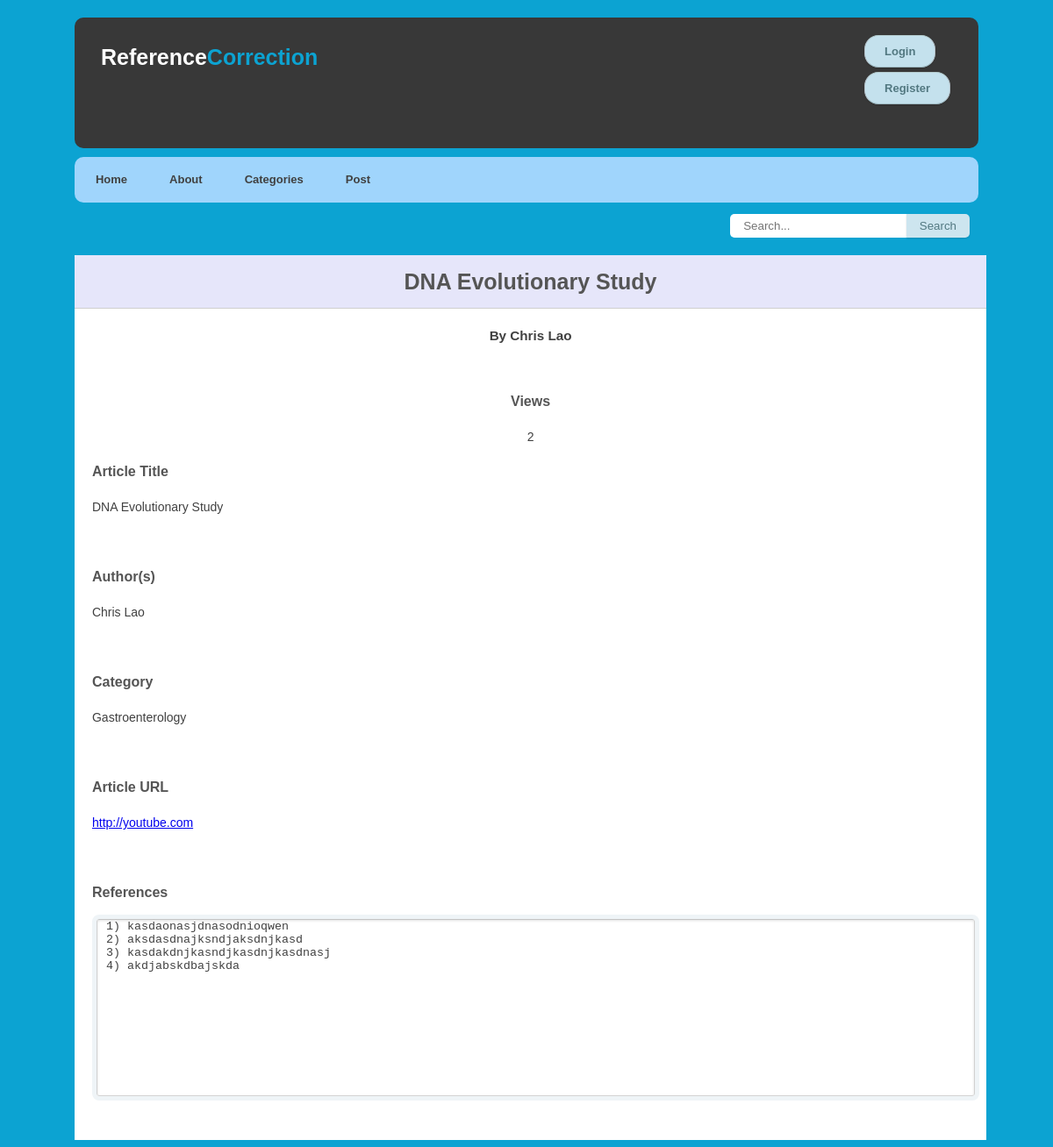
Screenshot of /post.php?id=3 with the database file from the repository.
### tables this page shows
CREATE TABLE `posts` (
  `id` int(11) NOT NULL AUTO_INCREMENT,
  `article_title` text NOT NULL,
  `article_url` text NOT NULL,
  `article_references` int(11) NOT NULL,
  `date` date NOT NULL,
  `views` int(11) NOT NULL DEFAULT '0',
  `category` text NOT NULL,
  `article_author` text NOT NULL,
  `author` int(11) NOT NULL,
  PRIMARY KEY (`id`),
  KEY `posts_ibfk_1` (`author`),
  KEY `posts_reference_id` (`article_references`),
  CONSTRAINT `posts_ibfk_1` FOREIGN KEY (`author`) REFERENCES `users` (`id`),
  CONSTRAINT `posts_reference_id` FOREIGN KEY (`article_references`) REFERENCES `reference` (`id`) ON DELETE CASCADE ON UPDATE CASCADE
);

CREATE TABLE `reference` (
  `id` int(11) NOT NULL AUTO_INCREMENT,
  `reference_text` text NOT NULL,
  `likes` int(11) NOT NULL DEFAULT '0',
  `dislikes` int(11) NOT NULL DEFAULT '0',
  `suggestions` int(11) DEFAULT NULL,
  PRIMARY KEY (`id`),
  KEY `suggestions` (`suggestions`),
  CONSTRAINT `reference_ibfk_1` FOREIGN KEY (`suggestions`) REFERENCES `suggestion_list` (`id`) ON UPDATE CASCADE
);

### post.php (the view, shortened to what this page needs)
<?php
include_once '/include/connection.php';
?>
<!DOCTYPE html>
<html>
<head>
    <link rel="stylesheet" type="text/css" href="/css/index.css">
</head>
<body>
    <div class="container">
        <?php
        include 'header.php';
        if (isset($_GET['id'])) {
            $stmt = $mysqli->prepare("SELECT posts.article_title, posts.article_author, posts.date, posts.category, posts.author, posts.article_references, posts.article_url, posts.views, users.username FROM posts LEFT JOIN users ON posts.author = users.id WHERE posts.id = ? LIMIT 1");
            $stmt->bind_param('i', $_GET['id']);
            $stmt->execute();
            $stmt->store_result();
            $stmt->bind_result($article_title, $article_author, $date, $category, $author_id, $reference_id, $article_url, $views, $author_username);
            $stmt->fetch();
            if($stmt->num_rows != 1)
            {
                echo '<h1>Error: the post does not exist</h1>';
                echo '<h3>Could not display the post. Please refresh the page and try again later.</h3>';
            }
            else
            {
                $sql = "SELECT reference_text FROM reference WHERE id=" . $reference_id . " LIMIT 1";
                $result = mysqli_query($mysqli, $sql);
                $references = mysqli_fetch_assoc($result)['reference_text'];
                echo'
                <div class="display_post">
                    <h1>' . $article_title . '</h1>
                    <h3> By ' . $article_author . '</h3><br>
                    <p class="label" style="text-align:center;">Views</p>
                    <p style="text-align:center;">' . $views . '</p>
                    <p class="label">Article Title</p>
                    <p>' . $article_title . '<p><br>
                    <p class="label">Author(s)</p>
                    <p>' . $article_author . '<p><br>
                    <p class="label">Category</p>
                    <p>' . $category . '<p><br>
                    <p class="label">Article URL</p>
                    <p><a href="' . $article_url . '" target="_blank">' . $article_url . '</a><p><br>
                    <p class="label">References</p>
                    <p><textarea name="post_references" id="post_references" style="resize: none; height:200px; max-height:200px; overflow-y:scroll;">' . $references . '</textarea></p><br>
                </div>';
            }
        }
        ?>
    </div>
</body>
</html>

### css/index.css (style rules this page uses)
body { font: 13px/20px "Lucida Grande", Tahoma, Verdana, sans-serif; background: #0ca3d2; color: #404040; }
.container { width: 87%; margin-left: auto; margin-right: auto; }
.display_post { position: relative; margin:0 auto; margin-top: 20px; padding: 20px 20px 20px; width: 97%; background: white; }
.display_post h1 { padding: 10px; margin:-20px -20px 21px; line-height: 40px; font-size: 25px; font-weight: bold; color:#555; text-align: center; background: #E6E6FA; border-bottom: 1px solid #cfcfcf; border-radius: 3px 3px 0 0; }
.display_post h3 { text-align: center; }
.display_post .label { font-size: 16px; font-weight: bold; color:#555; text-align: left; }
.display_post p { margin: 20px 0 0; font-size: 14px; }
.display_post textarea { margin: 5px; margin-top: 0px; padding: 0 10px; width: 98%; height:38px; color: #404040; background: white; border:1px solid; border-color: #c4c4c4 #d1d1d1 #d4d4d4; border-radius: 3px; outline: 5px solid #eff4f7; box-shadow: inset 0 1px 3px rgba(0, 0, 0, 0.12); }

### rows the page displays
posts: article_title "DNA Evolutionary Study", article_author "Chris Lao", views "2", category "Gastroenterology", article_url "http://youtube.com"
reference: post_references "1) kasdaonasjdnasodnioqwen 2) aksdasdnajksndjaksdnjkasd 3) kasdakdnjkasndjkasdnjkasdnasj 4) akdjabskdbajskda"
